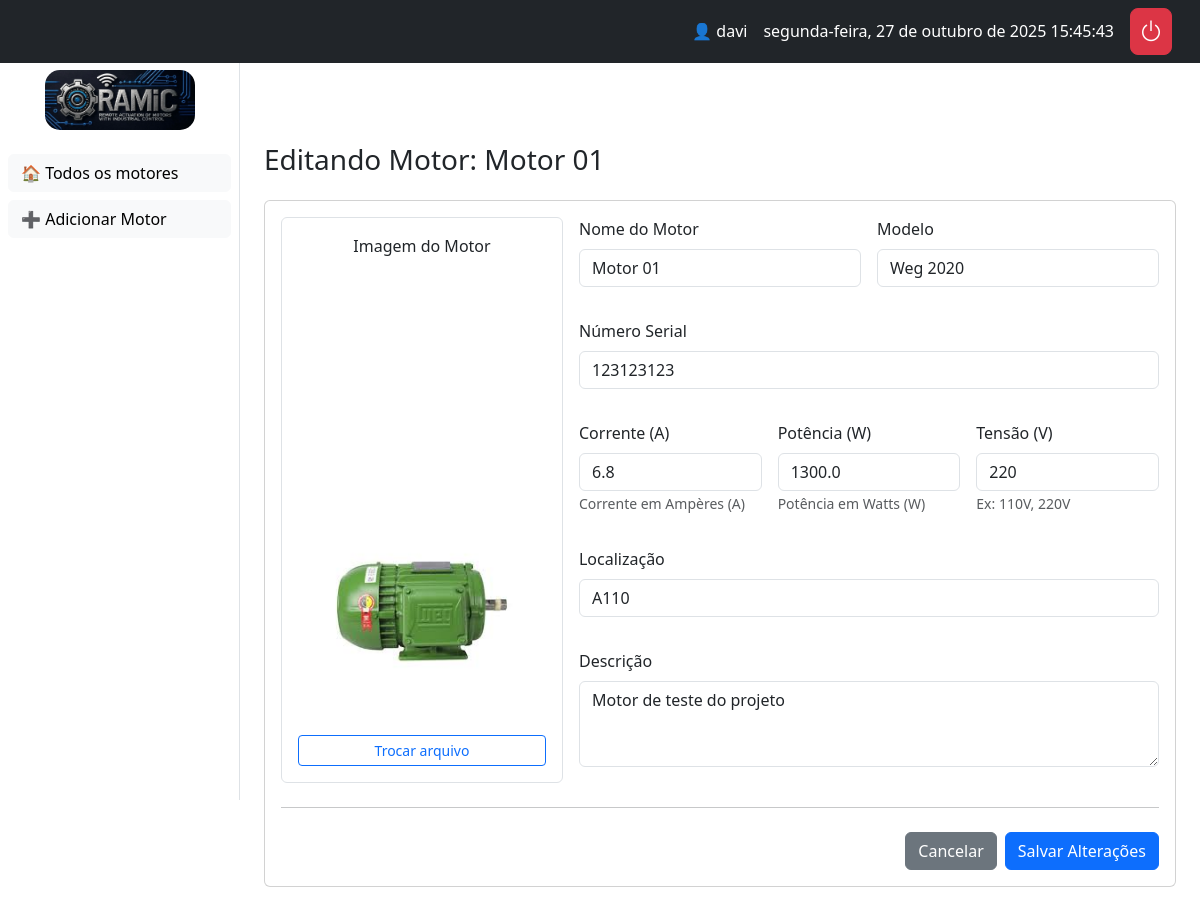
The app's page /motor/6/editar/ (signed in) with its own data.
### core/models.py (models this page shows, shortened)
class Motor(models.Model):
    grupos = models.ManyToManyField(Group, related_name="motores")
    nome = models.CharField(max_length=100)
    numero_serie = models.CharField(max_length=50, unique=True)
    descricao = models.TextField(blank=True, null=True)
    imagem = models.ImageField(upload_to="motores/", blank=True, null=True)
    localizacao = models.CharField(max_length=100, blank=True)
    modelo = models.CharField(max_length=100, blank=True)
    corrente = models.FloatField(null=True, blank=True, help_text="Corrente em Ampères (A)")
    potencia = models.FloatField(null=True, blank=True, help_text="Potência em Watts (W)")
    tensao = models.CharField(max_length=50, blank=True, help_text="Ex: 110V, 220V")
    ligado = models.BooleanField(default=False)
    em_manutencao = models.BooleanField(default=False)
    last_heartbeat = models.DateTimeField(null=True, blank=True)

### core/views.py (the view)
# urls.py: path("motor/<int:motor_id>/editar/", views.editar_motor_view, name="editar_motor"),
@login_required
def editar_motor_view(request, motor_id: int):
    motor = get_object_or_404(Motor, id=motor_id)
    if request.method == "POST":
        form = MotorForm(request.POST, request.FILES, instance=motor)
        if form.is_valid():
            form.save()
            return redirect("painel")
    return render(request, "core/motores/editar_motor.html", {"form": MotorForm(instance=motor), "motor": motor})

### templates/core/motores/editar_motor.html (shortened to what this page needs)
{% extends "core/base.html" %}
{% load static %}
{% load django_bootstrap5 %}
{% block content %}
<h3 class="mb-4">Editando Motor: {{ motor.nome }}</h3>
<form method="post" enctype="multipart/form-data" class="card card-body">
    <div class="row g-3">
        <div class="col-lg-4">
            <div class="text-center p-3 border rounded h-100 d-flex flex-column justify-content-center">
                <p class="form-label">Imagem do Motor</p>
                <img id="image-preview"
                     src="{% if motor.imagem %}{{ motor.imagem.url }}{% endif %}"
                     alt="Prévia da imagem"
                     class="img-fluid rounded mb-3"
                     style="max-height: 200px; margin: auto; {% if not motor.imagem %}display: none;{% endif %}"/>
                <label for="{{ form.imagem.id_for_label }}" class="btn btn-outline-primary btn-sm mt-2">Trocar arquivo</label>
            </div>
        </div>
        <div class="col-lg-8">
            <div class="row g-3">
                <div class="col-md-6">{% bootstrap_field form.nome %}</div>
                <div class="col-md-6">{% bootstrap_field form.modelo %}</div>
                <div class="col-12">{% bootstrap_field form.numero_serie %}</div>
                <div class="col-md-4">{% bootstrap_field form.corrente %}</div>
                <div class="col-md-4">{% bootstrap_field form.potencia %}</div>
                <div class="col-md-4">{% bootstrap_field form.tensao %}</div>
                <div class="col-12">{% bootstrap_field form.localizacao %}</div>
                <div class="col-12">{% bootstrap_field form.descricao layout='floating' %}</div>
            </div>
        </div>
    </div>
    <hr class="my-4">
    <div class="d-flex justify-content-end gap-2">
        <a href="{% url 'painel' %}" class="btn btn-secondary">Cancelar</a>
        {% bootstrap_button button_type="submit" content="Salvar Alterações" %}
    </div>
</form>
{% endblock %}

### templates/core/base.html (shortened to what this page needs)
{% load static %}
{% load django_bootstrap5 %}
<!doctype html>
<html lang="pt-br">
  <head>
    <link rel="stylesheet" href="{% static 'css/style.css' %}">
    {% bootstrap_css %}
    <link rel="stylesheet" href="https://cdn.jsdelivr.net/npm/bootstrap-icons@1.11.3/font/bootstrap-icons.min.css">
    <link rel="stylesheet" href="https://cdnjs.cloudflare.com/ajax/libs/font-awesome/6.0.0-beta3/css/all.min.css">
  </head>
  <body>
    {% if user.is_authenticated %}
      <nav class="navbar navbar-dark bg-dark px-3 top-navbar">
        <div class="container-fluid">
          <div class="d-flex align-items-center text-white">
            <span class="me-3">👤 {{ request.user.username }}</span>
            <span id="datetime" class="me-3 d-none d-md-inline"></span>
            <a href="{% url 'logout' %}" class="btn btn-danger p-2 lh-1" title="Sair" style="border-radius: 0.5rem;">
              <i class="bi bi-power h4 mb-0"></i>
          </a>
          </div>
        </div>
      </nav>
      <aside class="sidebar" id="sidebar">
        <div class="text-center mb-4">
          <a href="{% url 'painel' %}">
            <img src="{% static 'img/Ramic-logo.png' %}" alt="RAMIC Logo" class="img-fluid" style="max-width: 150px; border-radius: 15px;">
          </a>
        </div>
        <ul class="list-unstyled px-2">
          <li class="mb-2"><a class="btn btn-light w-100 text-start" href="{% url 'painel' %}">🏠 Todos os motores</a></li>
          <li class="mb-2"><a class="btn btn-light w-100 text-start" href="{% url 'adicionar_motor' %}">➕ Adicionar Motor</a></li>
        </ul>
      </aside>
      <main class="content" id="content">
        {% block content %}{% endblock %}
      </main>
    {% else %}
      <main class="container py-5">
        {% bootstrap_messages %}
        {% block content_unauthenticated %}{% endblock %}
      </main>
    {% endif %}
  </body>
</html>

### static/css/style.css (style rules this page uses)
body { background-color: #f8f9fa; }
.sidebar { width: 240px; min-height: 100vh; background: #fff; border-right: 1px solid #dee2e6; position: fixed; left: 0; top: 0; padding-top: 70px; transition: transform 0.3s ease-in-out; z-index: 1040; }
.content { margin-left: 240px; padding: 24px; padding-top: 80px; transition: margin-left 0.3s ease-in-out; }
.top-navbar { position: fixed; top: 0; width: 100%; z-index: 1050; }

### records on screen
Motor: nome "Motor 01", imagem (picture), modelo "Weg 2020", numero_serie "123123123", corrente "6.8", potencia "1300.0", tensao "220", localizacao "A110", descricao "Motor de teste do projeto"

### other values on screen
{{ request.user.username }} "davi"
